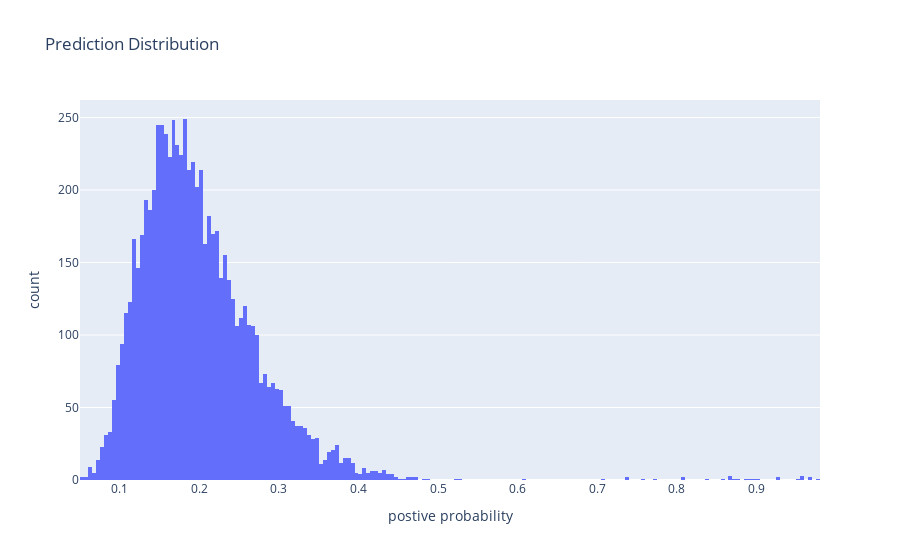
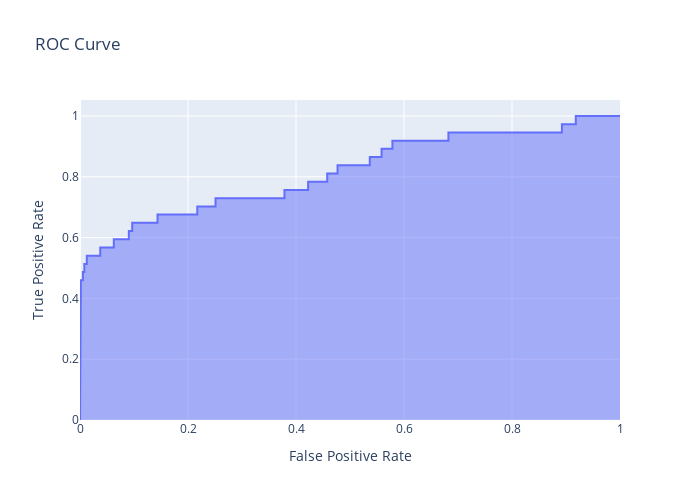
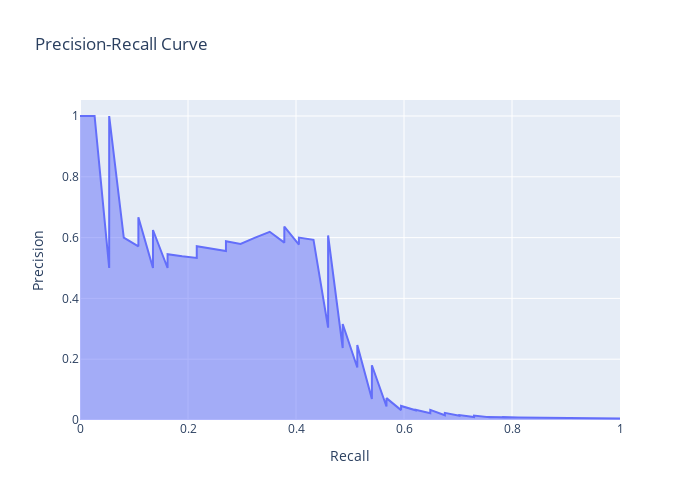

Source (notebook cell) for these figures, in order:
### Markdown cell above
Validatee model

### Code cell
stats_output_vm, charts_output_vm = evaluate_performance(vm_test_proba, y_test.to_numpy(), X_test, valid_model.model, threshold=0.6)

### Figure 1 — Plotly figure (JSON) as saved in the notebook; plotly's stock layout.template omitted (floating-point values rounded to 4 significant figures; data arrays with more than 128 entries replaced by an {"elided": "..."} marker saying what was removed)
{"data": [{"alignmentgroup": "True", "bingroup": "x", "hovertemplate": "postive probability=%{x}<br>count=%{y}<extra></extra>", "legendgroup": "", "marker": {"color": "#636efa", "pattern": {"shape": ""}}, "name": "", "offsetgroup": "", "orientation": "v", "showlegend": false, "type": "histogram", "x": {"elided": "7269 float values"}, "xaxis": "x", "yaxis": "y"}], "layout": {"barmode": "relative", "legend": {"tracegroupgap": 0}, "title": {"text": "Prediction Distribution"}, "xaxis": {"anchor": "y", "domain": [0, 1], "title": {"text": "postive probability"}}, "yaxis": {"anchor": "x", "domain": [0, 1], "title": {"text": "count"}}}}

### Figure 2 — Plotly figure (JSON) as saved in the notebook; plotly's stock layout.template omitted (floating-point values rounded to 4 significant figures)
{"data": [{"fillpattern": {"shape": ""}, "hovertemplate": "False Positive Rate=%{x}<br>True Positive Rate=%{y}<extra></extra>", "legendgroup": "", "line": {"color": "#636efa"}, "marker": {"symbol": "circle"}, "mode": "lines", "name": "", "orientation": "v", "showlegend": false, "stackgroup": "1", "type": "scatter", "x": [0, 0, 0, 0.0002765, 0.0002765, 0.0004148, 0.0004148, 0.0006914, 0.0006914, 0.0008296, 0.0008296, 0.0009679, 0.0009679, 0.001106, 0.001106, 0.001383, 0.001383, 0.001521, 0.001521, 0.005393, 0.005393, 0.00802, 0.00802, 0.01258, 0.01258, 0.03747, 0.03747, 0.06264, 0.06264, 0.09043, 0.09043, 0.09665, 0.09665, 0.1435, 0.1435, 0.2172, 0.2172, 0.251, 0.251, 0.3786, 0.3786, 0.4224, 0.4224, 0.4578, 0.4578, 0.4769, 0.4769, 0.5366, 0.5366, 0.5585, 0.5585, 0.5785, 0.5785, 0.6822, 0.6822, 0.8924, 0.8924, 0.9181, 0.9181, 1], "xaxis": "x", "y": [0, 0.02703, 0.05405, 0.05405, 0.1081, 0.1081, 0.1351, 0.1351, 0.1622, 0.1622, 0.2162, 0.2162, 0.2703, 0.2703, 0.3784, 0.3784, 0.4054, 0.4054, 0.4595, 0.4595, 0.4865, 0.4865, 0.5135, 0.5135, 0.5405, 0.5405, 0.5676, 0.5676, 0.5946, 0.5946, 0.6216, 0.6216, 0.6486, 0.6486, 0.6757, 0.6757, 0.7027, 0.7027, 0.7297, 0.7297, 0.7568, 0.7568, 0.7838, 0.7838, 0.8108, 0.8108, 0.8378, 0.8378, 0.8649, 0.8649, 0.8919, 0.8919, 0.9189, 0.9189, 0.9459, 0.9459, 0.973, 0.973, 1, 1], "yaxis": "y"}], "layout": {"height": 500, "legend": {"tracegroupgap": 0}, "title": {"text": "ROC Curve"}, "width": 700, "xaxis": {"anchor": "y", "domain": [0, 1], "title": {"text": "False Positive Rate"}}, "yaxis": {"anchor": "x", "domain": [0, 1], "title": {"text": "True Positive Rate"}}}}

### Figure 3 — Plotly figure (JSON) as saved in the notebook; plotly's stock layout.template omitted (floating-point values rounded to 4 significant figures; data arrays with more than 128 entries replaced by an {"elided": "..."} marker saying what was removed)
{"data": [{"fillpattern": {"shape": ""}, "hovertemplate": "Recall=%{x}<br>Precision=%{y}<extra></extra>", "legendgroup": "", "line": {"color": "#636efa"}, "marker": {"symbol": "circle"}, "mode": "lines", "name": "", "orientation": "v", "showlegend": false, "stackgroup": "1", "type": "scatter", "x": {"elided": "7270 float values"}, "xaxis": "x", "y": {"elided": "7270 float values"}, "yaxis": "y"}], "layout": {"height": 500, "legend": {"tracegroupgap": 0}, "title": {"text": "Precision-Recall Curve"}, "width": 700, "xaxis": {"anchor": "y", "domain": [0, 1], "title": {"text": "Recall"}}, "yaxis": {"anchor": "x", "domain": [0, 1], "title": {"text": "Precision"}}}}
